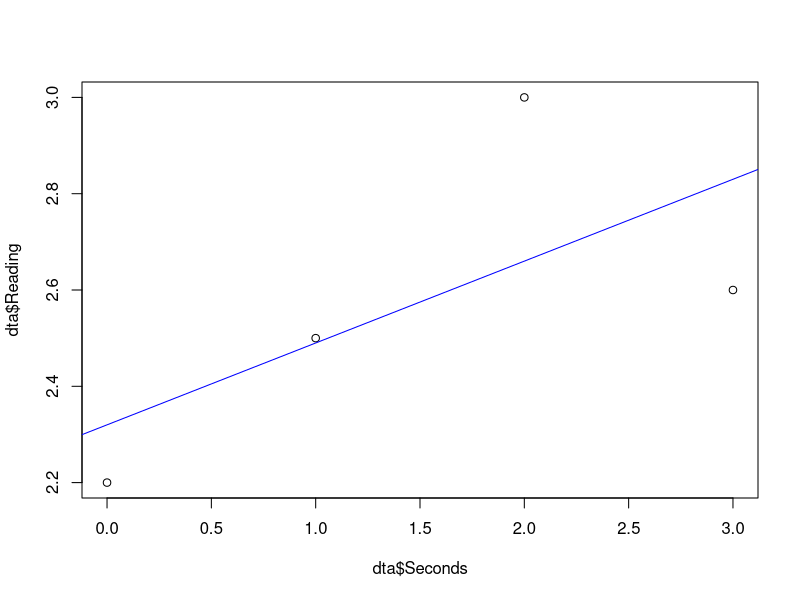
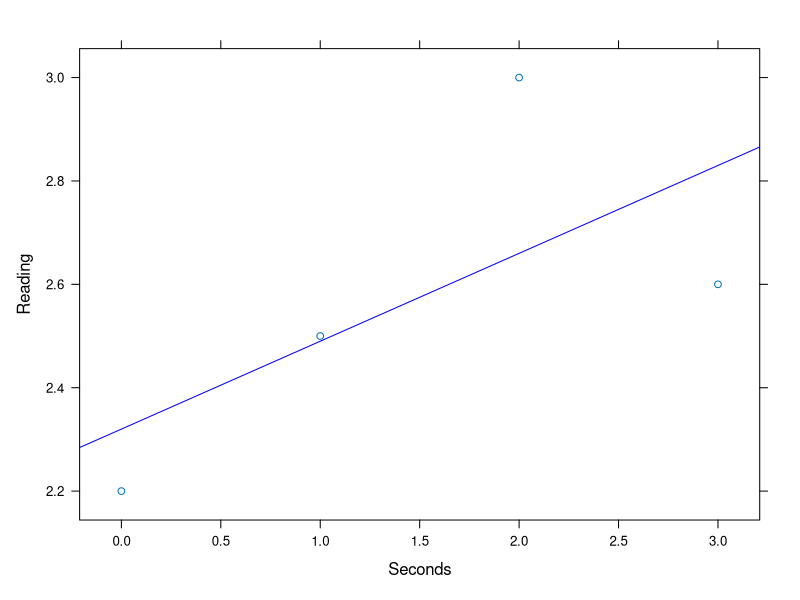
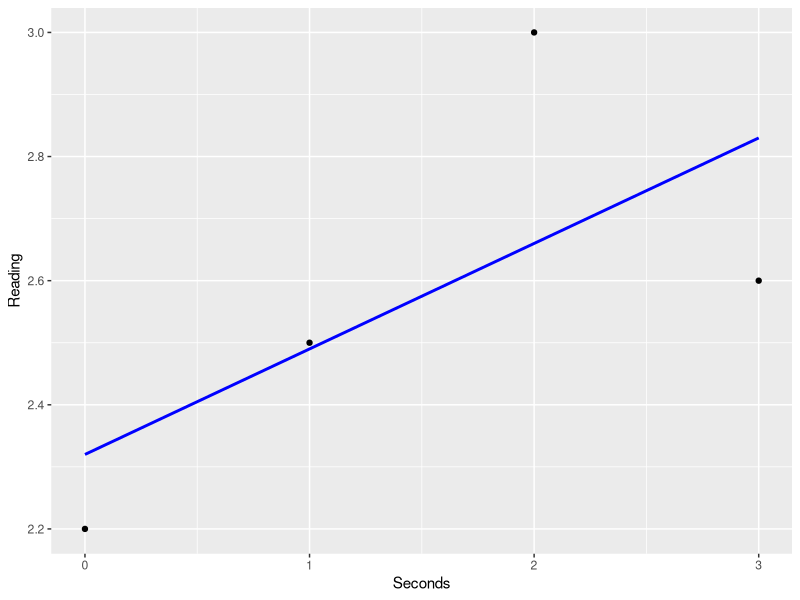

Recreate these plots in R, in order.
# SimpleData1.R

# To build this file
# If you are not already in the main project directory
# setwd('..')
# Once in the main project directory
# setwd('SimpleData1')


# import
dta <- read.csv( "../data/sampledta1/Test1.csv" )

# sample analysis
dta.lm <- lm( Reading ~ Seconds, data = dta )

# text output
summary( dta )  # summarize data
dta.lm # minimal printout
summary( dta.lm ) # more complete printout

# graphical output

# R base graphics... like "painting" on the screen
# plot clears the default graphic device
plot( dta$Seconds, dta$Reading )
# this function paints on top of the graphic device
abline( dta.lm, col = "blue" )

# R lattice graphics... graphs are "objects" that get "printed"
library(lattice)
p <- xyplot( Reading ~ Seconds
           , dta 
           , panel = function( x, y ) {
               panel.xyplot( x, y )
               panel.abline( dta.lm, col = "blue" )
             }
           )
print( p )

# ggplot graphics - like lattice, graphs are "printed", but 
# syntax is different
library(ggplot2)
ggp <- ggplot( dta   # The default data frame to get data from
             , aes( x=Seconds, y=Reading ) # mapping columns to "aesthetics"
             ) + # ggplot objects "add" functions to make new layers or modify existing 
  geom_point() +  # specify point-style geometry
  geom_smooth( method="lm" # smooth = line or curve, method = way to turn data into a line or curve
             , se=FALSE    # don't show uncertainty
             , color = "blue"  # use blue color
             )
print( ggp )

